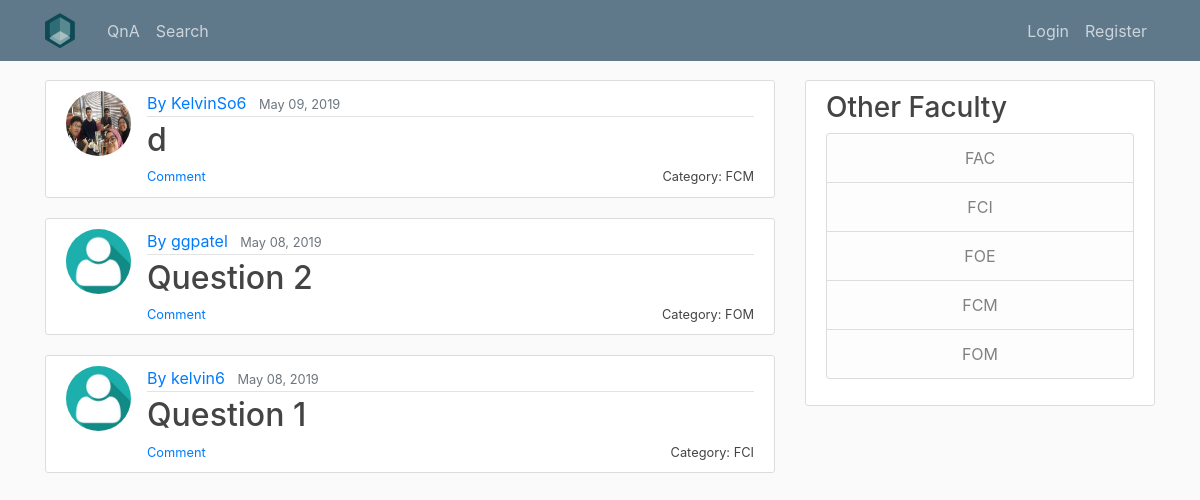
The app's page /QnA/ with its own data.
### QnA/models.py (models this page shows, shortened)
class question (models.Model):
    title = models.CharField(max_length=100) #use charfield to limit user input
    liked_by = models.ManyToManyField(User,related_name='liked_by_question',blank = True)
    like = models.IntegerField(default=0)
    slug = models.SlugField(max_length=100)
    content = models.TextField() #use TextField if there is no limit for the content
    date_published = models.DateTimeField(default=timezone.now) #auto-select the current time
    category = models.ForeignKey(category,on_delete=models.CASCADE)
    author = models.ForeignKey(User, on_delete=models.CASCADE) #if the user is deleted the question will be deleted

class category (models.Model):
    category = models.CharField(max_length=100)
    slug = models.SlugField(max_length=100,unique=True)
    def __str__(self):
        return self.category

### users/models.py (models this page shows, shortened)
class Profile(models.Model):
    user = models.OneToOneField(User, on_delete=models.CASCADE)
    image = models.ImageField(default="default.png", upload_to="profile_pics")

### QnA/views.py (the view)
# urls.py: path("QnA/", QuestionListView.as_view(), name="qna"),
class QuestionListView(ListView):
    model = question
    template_name = 'QnA/question.html'
    context_object_name = 'question'
    ordering = ['-date_published']
    paginate_by = 5

### QnA/templates/QnA/question.html (shortened to what this page needs)
{% extends "QnA/base.html" %}
{% load crispy_forms_tags %}
{% block content %}
	{% for question in question %}
		<article class="media content-section">
		  <img class="rounded-circle article-img" src="{{ question.author.profile.image.url }}">
		  <div class="media-body">
		    <div class="article-metadata">
		      <a class="mr-2" href="{% url 'user-profile' question.author.username %}" >By {{ question.author }}</a>
		      <small class="text-muted">{{ question.date_published|date:"F d, Y" }}</small>
		    </div>
				<h2><a class="article-title" style="display : inline" href="{% url 'question-detail' question.slug question.pk %}" >{{ question.title }}</a></h2>
				<small class="article-title" style="float: right" >Category: {{ question.category }}</small>
				<small class="article-title" style="float: left" ><a href="{% url 'question-detail' question.slug question.pk %}">Comment</a></small>
		  </div>
		</article>
	{% endfor %}
{% endblock %}

### QnA/static/QnA/base.css (style rules this page uses)
body { background: #fafafa; color: #333333; margin-top: 5rem; }
h1, h2, h3, h4, h5, h6 { color: #444444; }
.content-section { background: #ffffff; padding: 10px 20px; border: 1px solid #dddddd; border-radius: 3px; margin-bottom: 20px; }
.article-title { color: #444444; }
.article-img { height: 65px; width: 65px; margin-right: 16px; }
.article-metadata { padding-bottom: 1px; margin-bottom: 4px; border-bottom: 1px solid #e3e3e3 }

### records on screen
question: author.profile.image (picture), author "KelvinSo6", date_published "May 09, 2019", title "d", category "FCM"
question: author.profile.image (placeholder picture), author "ggpatel", date_published "May 08, 2019", title "Question 2", category "FOM"
question: author.profile.image (placeholder picture), author "kelvin6", date_published "May 08, 2019", title "Question 1", category "FCI"
